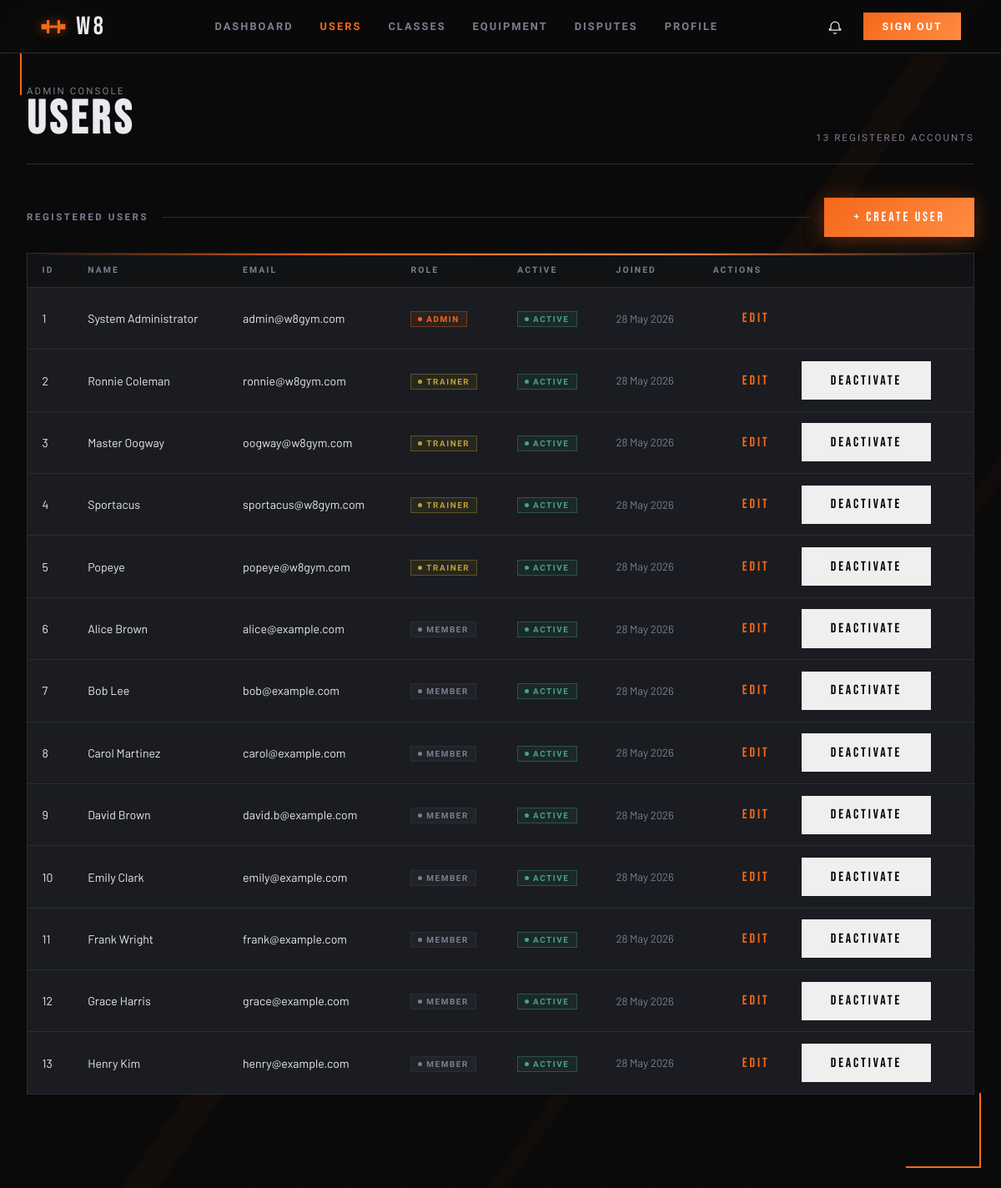
Before: /pages/admin_users.php (signed in) with the older database file.
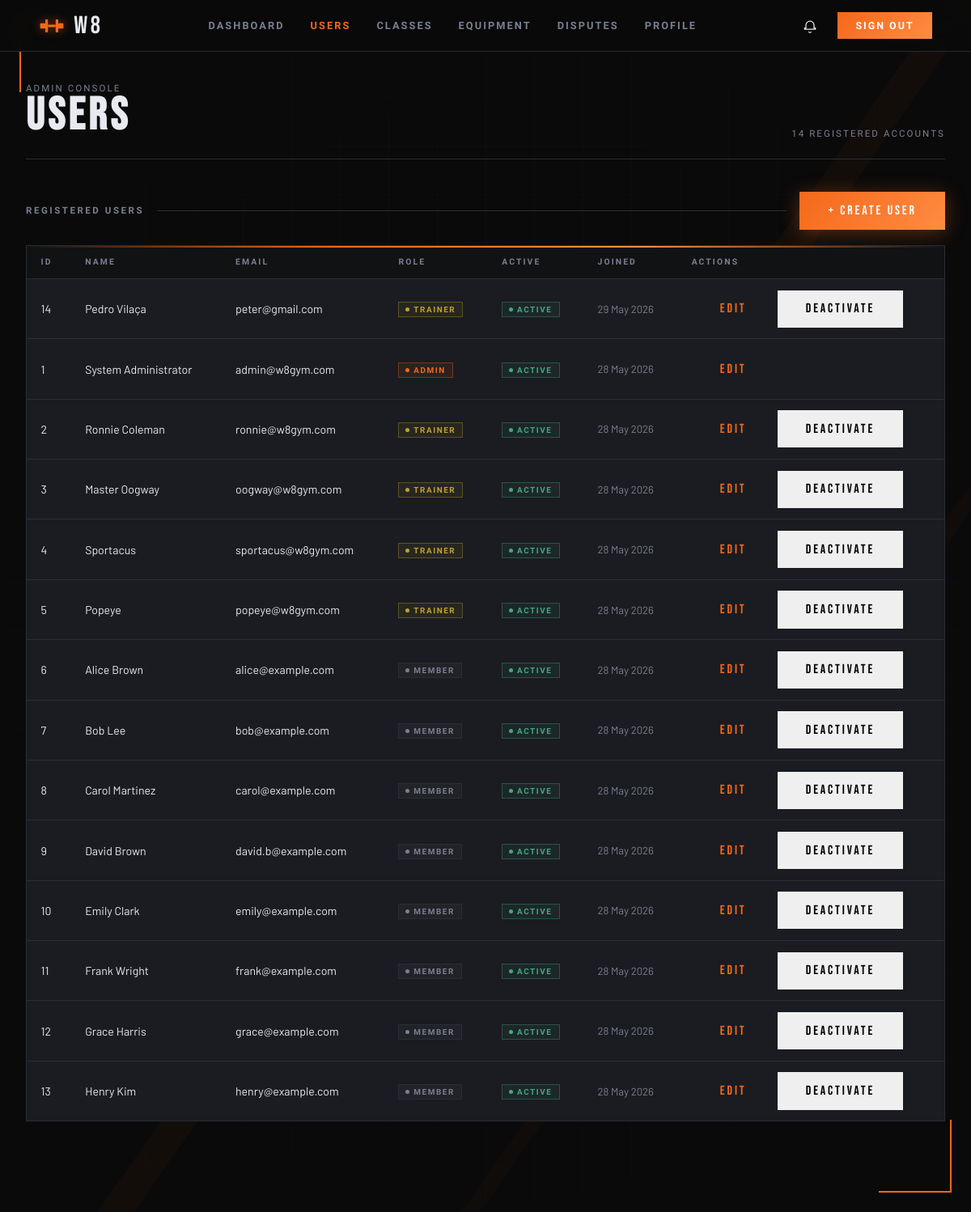
After: the same page with the newer database file.
### tables this page shows
CREATE TABLE users (
  id             INTEGER PRIMARY KEY AUTOINCREMENT,
  username       TEXT    NOT NULL UNIQUE,
  email          TEXT    NOT NULL UNIQUE,
  password_hash  TEXT    NOT NULL,
  first_name     TEXT    NOT NULL,
  last_name      TEXT    NOT NULL,
  phone          TEXT    DEFAULT NULL,
  date_of_birth  TEXT    DEFAULT NULL,   -- ISO-8601: YYYY-MM-DD
  photo_path     TEXT    DEFAULT NULL,   -- stored relative path
  role           TEXT    NOT NULL DEFAULT 'member'
                         CHECK (role IN ('member','trainer','admin')),
  is_active      INTEGER NOT NULL DEFAULT 1,
  created_at     TEXT    NOT NULL DEFAULT (datetime('now')),
  updated_at     TEXT    NOT NULL DEFAULT (datetime('now'))
  -- NOTE: update updated_at via UPDATE trigger or in application code
);

### config/session.php (called while the page is built, shortened)
<?php
function current_user(): ?array {
    return $_SESSION['user'] ?? null;
}
function require_login(string $redirect = '../pages/sign_in.php'): array {
    $user = current_user();
    return $user;
}
function require_role(string $role, string $redirect = '../pages/dashboard.php'): array {
    $user = require_login();
    return $user;
}
function require_admin(): array {
    return require_role('admin');
}

### pages/admin_users.php (the view, shortened to what this page needs)
<?php
require_once __DIR__ . '/../config/session.php';
$admin = require_admin();
$db = get_db();
$stmt = $db->query(
    'SELECT id, username, first_name, last_name, email, phone, role, is_active, created_at
     FROM users
     ORDER BY created_at DESC'
);
$users = $stmt->fetchAll();
?>
<!doctype html>
<html lang="en">
<head>
  <link rel="stylesheet" href="../css/base.css">
  <link rel="stylesheet" href="../css/components.css">
  <link rel="stylesheet" href="../css/admin.css">
</head>
<body>
  <span class="corner corner--tl"></span>
  <span class="corner corner--br"></span>
  <?php $current_page = 'admin_users'; require_once __DIR__ . '/../includes/nav.php'; ?>
  <main class="admin-layout">
    <header class="admin-header">
      <div>
        <div class="admin-header__sub">Admin Console</div>
        <h1 class="admin-header__title">Users</h1>
      </div>
      <div class="admin-header__sub"><?= count($users) ?> registered accounts</div>
    </header>
    <section class="admin-section">
      <div class="admin-section__heading">
        <span class="admin-section__title">Registered Users</span>
        <span class="admin-section__line"></span>
        <a href="admin_create_user.php" class="btn btn-primary">+ Create User</a>
      </div>
      <div class="admin-table-wrap">
        <table class="admin-table">
          <thead>
            <tr>
              <th>ID</th>
              <th>Name</th>
              <th>Email</th>
              <th>Role</th>
              <th>Active</th>
              <th>Joined</th>
              <th>Actions</th>
            </tr>
          </thead>
          <tbody>
            <?php foreach ($users as $u): ?>
            <tr>
              <td><?= (int)$u['id'] ?></td>
              <td><?= htmlspecialchars($u['first_name'] . ' ' . $u['last_name'], ENT_QUOTES, 'UTF-8') ?></td>
              <td><?= htmlspecialchars($u['email'], ENT_QUOTES, 'UTF-8') ?></td>
              <td><span class="badge badge--role-<?= htmlspecialchars($u['role'], ENT_QUOTES, 'UTF-8') ?>"><?= htmlspecialchars($u['role'], ENT_QUOTES, 'UTF-8') ?></span></td>
              <td><span class="badge <?= $u['is_active'] ? 'badge--active' : 'badge--inactive' ?>"><?= $u['is_active'] ? 'Active' : 'Inactive' ?></span></td>
              <td class="muted"><?= htmlspecialchars(date('d M Y', strtotime($u['created_at'])), ENT_QUOTES, 'UTF-8') ?></td>
              <td class="admin-table__actions">
                <a class="btn btn-secondary" href="admin_edit_user.php?id=<?= (int)$u['id'] ?>">Edit</a>
                <?php if ((int)$u['id'] !== (int)$admin['id']): ?>
                <form method="post" action="../actions/admin_toggle_user.php" style="display:inline; margin:0;">
                  <button class="btn btn-ghost" type="submit"><?= $u['is_active'] ? 'Deactivate' : 'Reactivate' ?></button>
                </form>
                <?php endif; ?>
              </td>
            </tr>
            <?php endforeach; ?>
          </tbody>
        </table>
      </div>
    </section>
  </main>
</body>
</html>

Changed rows visible on the page:
added users: id "14", first_name+last_name "Pedro Vilaça", email "peter@gmail.com", role "TRAINER", is_active "ACTIVE", created_at "29 May 2026"
Other visible differences:
count($users): "13" → "14"
